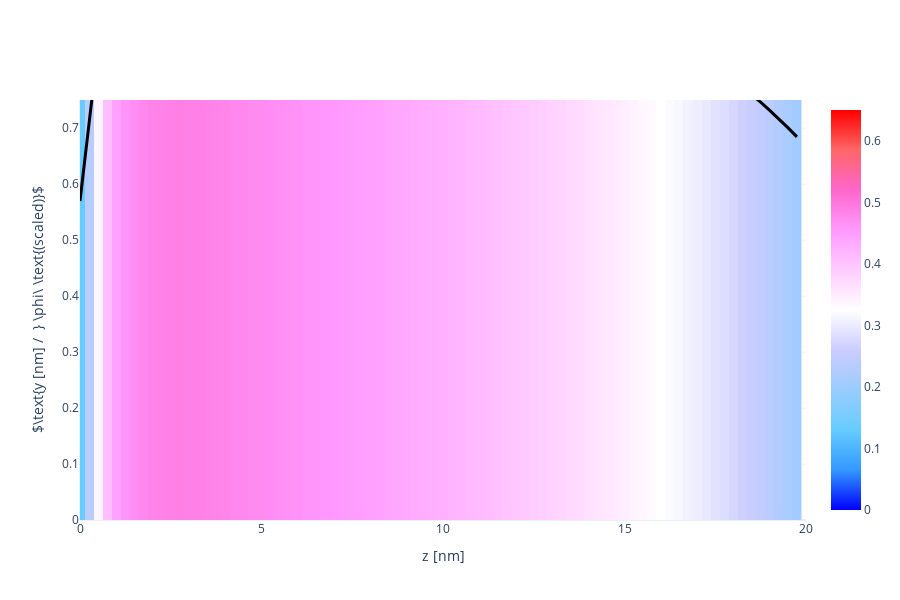

Source (notebook cell):
### Code cell
X, Y, Z = np.array(phAr.iloc[:,0]), np.array(phAr.iloc[:,1]), np.array(phAr.iloc[:,2])
vol = np.array(phAr.iloc[:,3])
if block_Nik[0] > 1: bvols= [np.array(ph1r.iloc[:,i+3]) for i in range(block_Nik[0])]

Lz_max = 20
vol   =  vol[Z < Lz_max]
if block_Nik[0] > 1: bvols = [bvols[i][Z < Lz_max] for i in range(block_Nik[0])]
X = X[Z < Lz_max]
Y = Y[Z < Lz_max]
Z = Z[Z < Lz_max]

Nz_new = int(len(Z)/Nx/Ny)
x = [X[i*Ny*Nz_new] for i in range(Nx)]
y = [Y[j*Nz_new]    for j in range(Ny)]
z = [Z[k]           for k in range(Nz_new)]

xslice = 1
islice = int(xslice*(x[1]-x[0]))
vol  =  np.array([  vol[(islice*Ny+j)*Nz_new+k] for j in range(Ny) for k in range(Nz_new)]).reshape(Ny, Nz_new)
if block_Nik[0] > 1: bvols= [np.array([bvols[i][(islice*Ny+j)*Nz_new+k] for j in range(Ny) for k in range(Nz_new)]).reshape(Ny, Nz_new) for i in range(block_Nik[0])]

import plotly.graph_objects as go
heatmap = go.Heatmap(
            x=z, y=y, z=vol,
            zmin = 0.0, zmax = 0.65,
            colorscale= 'Picnic'
          )
overall = go.Scatter(
            x = z,
            y = 1.5*vol[int(Ny/2), :] + max(y)/2-1,
            line = dict(color='black', width=3)
          )
if block_Nik[0] > 1: blocks = [go.Scatter(
                                x = z,
                                y = 1.5*bvols[i][int(Ny/2),:] + max(y)/2-1,
                                line = dict(color='black', width=3, dash='dot')
                              ) for i in range(block_Nik[0])]

fname = GIT+'ph_a020x075_1D.dat'
df = pd.read_csv(fname, sep="\s+", skiprows=0)
a000x075_1d = pd.DataFrame([df.iloc[:,0], df.iloc[:,1]], index=['z', 'pha']).T

reference = go.Scatter(
                x = a000x075_1d.z,
                y = 1.5*a000x075_1d.pha + max(y)/2-1,
                line = dict(color='black', width=3, dash='dash')
            )

layout = go.Layout( xaxis_range = [0, Lz_max], yaxis_range = [0, y[-1]],
                    yaxis_title = r'$\text{y [nm] /  } \phi\ \text{(scaled)}$', xaxis_title = 'z [nm]',
                    scene_xaxis_showticklabels=True,
                    scene_yaxis_showticklabels=True,
                    scene_zaxis_showticklabels=True,
                    showlegend = False,
                    template='plotly_white', width=900, height=600)
if block_Nik[0] > 1: fig = go.Figure(data = [heatmap, overall, *blocks], layout = layout)
else: fig = go.Figure(data = [heatmap, overall], layout = layout)
# if block_Nik[0] > 1: fig = go.Figure(data = [heatmap, overall, *blocks, reference], layout = layout)
# else: fig = go.Figure(data = [heatmap, overall, reference], layout = layout)
fig.show()

### Figure 1 — Plotly figure (JSON) as saved in the notebook; plotly's stock layout.template omitted (floating-point values rounded to 4 significant figures; data arrays with more than 128 entries replaced by an {"elided": "..."} marker saying what was removed)
{"data": [{"colorscale": [[0, "rgb(0,0,255)"], [0.1, "rgb(51,153,255)"], [0.2, "rgb(102,204,255)"], [0.3, "rgb(153,204,255)"], [0.4, "rgb(204,204,255)"], [0.5, "rgb(255,255,255)"], [0.6, "rgb(255,204,255)"], [0.7, "rgb(255,153,255)"], [0.8, "rgb(255,102,204)"], [0.9, "rgb(255,102,102)"], [1, "rgb(255,0,0)"]], "type": "heatmap", "x": [0, 0.25, 0.5, 0.75, 1, 1.25, 1.5, 1.75, 2, 2.25, 2.5, 2.75, 3, 3.25, 3.5, 3.75, 4, 4.25, 4.5, 4.75, 5, 5.25, 5.5, 5.75, 6, 6.25, 6.5, 6.75, 7, 7.25, 7.5, 7.75, 8, 8.25, 8.5, 8.75, 9, 9.25, 9.5, 9.75, 10, 10.25, 10.5, 10.75, 11, 11.25, 11.5, 11.75, 12, 12.25, 12.5, 12.75, 13, 13.25, 13.5, 13.75, 14, 14.25, 14.5, 14.75, 15, 15.25, 15.5, 15.75, 16, 16.25, 16.5, 16.75, 17, 17.25, 17.5, 17.75, 18, 18.25, 18.5, 18.75, 19, 19.25, 19.5, 19.75], "y": [0, 0.25, 0.5, 0.75], "z": {"elided": "4x80 float values"}, "zmax": 0.65, "zmin": 0}, {"line": {"color": "black", "width": 3}, "type": "scatter", "x": [0, 0.25, 0.5, 0.75, 1, 1.25, 1.5, 1.75, 2, 2.25, 2.5, 2.75, 3, 3.25, 3.5, 3.75, 4, 4.25, 4.5, 4.75, 5, 5.25, 5.5, 5.75, 6, 6.25, 6.5, 6.75, 7, 7.25, 7.5, 7.75, 8, 8.25, 8.5, 8.75, 9, 9.25, 9.5, 9.75, 10, 10.25, 10.5, 10.75, 11, 11.25, 11.5, 11.75, 12, 12.25, 12.5, 12.75, 13, 13.25, 13.5, 13.75, 14, 14.25, 14.5, 14.75, 15, 15.25, 15.5, 15.75, 16, 16.25, 16.5, 16.75, 17, 17.25, 17.5, 17.75, 18, 18.25, 18.5, 18.75, 19, 19.25, 19.5, 19.75], "y": [0.5697, 0.7261, 0.8809, 0.9861, 1.042, 1.068, 1.081, 1.09, 1.097, 1.102, 1.105, 1.107, 1.106, 1.104, 1.101, 1.099, 1.096, 1.093, 1.09, 1.087, 1.084, 1.08, 1.077, 1.074, 1.071, 1.068, 1.064, 1.061, 1.058, 1.054, 1.051, 1.047, 1.044, 1.04, 1.036, 1.032, 1.028, 1.024, 1.02, 1.015, 1.011, 1.007, 1.002, 0.9971, 0.9922, 0.9872, 0.9821, 0.9768, 0.9713, 0.9658, 0.96, 0.9542, 0.9482, 0.942, 0.9357, 0.9293, 0.9226, 0.9159, 0.9089, 0.9018, 0.8945, 0.8871, 0.8794, 0.8715, 0.8634, 0.855, 0.8463, 0.8373, 0.8278, 0.8179, 0.8075, 0.7966, 0.785, 0.7727, 0.7598, 0.7461, 0.7316, 0.7164, 0.7006, 0.6841]}], "layout": {"height": 600, "scene": {"xaxis": {"showticklabels": true}, "yaxis": {"showticklabels": true}, "zaxis": {"showticklabels": true}}, "showlegend": false, "width": 900, "xaxis": {"range": [0, 20], "title": {"text": "z [nm]"}, "type": "linear"}, "yaxis": {"range": [0, 0.75], "title": {"text": "$\\text{y [nm] /  } \\phi\\ \\text{(scaled)}$"}, "type": "linear"}}}
